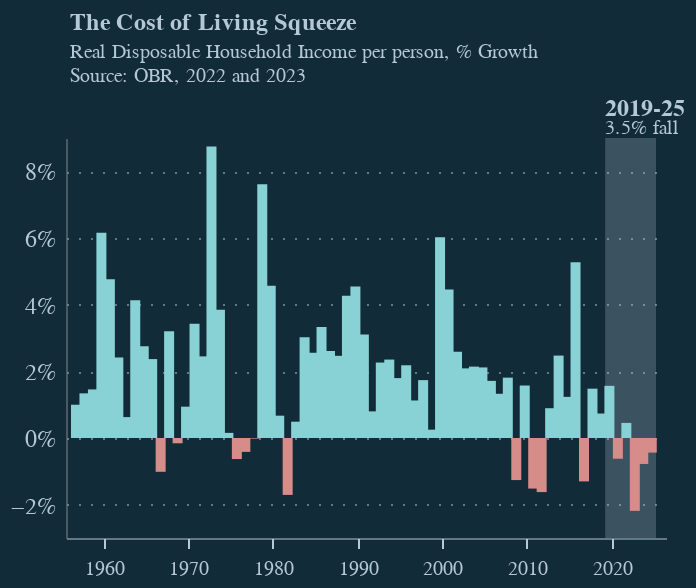

This figure's notebook cell:
### Code cell
df = df[df.Date <= '2024-09-30']

base = alt.Chart(df).encode(
    x=alt.X('Date:T',         axis=alt.Axis(
            title=None,
            gridColor="#b4c8d8",
            gridDash=[1, 5],
            labelFont="Circular Std",
            gridOpacity=0,
            domainOpacity=0.5,
            labelColor="#b4c8d8",
            labelOpacity=1,
            labelPadding=5,
            domainColor='#b4c8d8',
            tickColor='#b4c8d8'),),
    y=alt.Y('Growth:Q',

            axis=alt.Axis(
                title=None,
                labelColor="#b4c8d8",
                labelFont="Circular Std",
                gridColor="#b4c8d8",
                gridDash=[1, 5],
                gridOpacity=0.5,
                domainOpacity=0.5,


                format="%",
                labelOpacity=1,
                labelFontSize=12,
                labelPadding=5,
                ticks=False,

            )
            )
)

bars = base.mark_bar().encode(
    color=alt.condition("datum.Growth > 0", alt.value(
        'rgb(136, 210, 214)'), alt.value('#D68C88')),
)

shade_df = pd.DataFrame([{'Date': '2019-04-01', 'Date2': '2025-04-01'}])

date_shading = alt.Chart(shade_df).mark_rect(
    color='#b4c8d8',
    opacity=0.25
).encode(
    x='Date:T',
    x2='Date2:T'
)

# add two lines of text: 2019-2025: 3.5% fall in Real Household Income per person
text_df_1 = pd.DataFrame([
    {'Date': '2019-04-01', 'Text': '2019-25', "Growth":0.08},
])
labels_1 = alt.Chart(text_df_1).mark_text(
    align='left',
    baseline='middle',
    font='Circular Std',
    color='#b4c8d8',
    dx=0,
    dy=0,
    fontSize=12,
    fontWeight=alt.expr("datum.Text == '2019-25' ? 'bold' : 'normal'"),
    opacity=1,
).encode(
    text='Text:N',
    x='Date:T',
    y=alt.value(-15),
)

# add two lines of text: 2019-2025: 3.5% fall in Real Household Income per person
text_df_2 = pd.DataFrame([
    {'Date': '2019-04-01', 'Text': '3.5% fall', "Growth":0.08},
])
labels_2 = alt.Chart(text_df_2).mark_text(
    align='left',
    baseline='middle',
    font='Circular Std',
    color='#b4c8d8',
    dx=0,
    dy=0,
    fontSize=10,
    fontWeight=alt.expr("datum.Text == '2019-25' ? 'bold' : 'normal'"),
    opacity=1,
).encode(
    text='Text:N',
    x='Date:T',
    y=alt.value(-5),
)

chart =labels_1 + labels_2 + date_shading + bars



chart = chart.properties(
    title={
        "text": ["The Cost of Living Squeeze"],
        "subtitle": ["Real Disposable Household Income per person, % Growth", "Source: OBR, 2022 and 2023"],
        "subtitleColor": "#b4c8d8",
        "fontSize": 12,
        "color": "#b4c8d8",
        "anchor": "start",
        "font": "Circular Std",
        "subtitleFont": "Circular Std",
        "dx": 30,
        "subtitleFontSize": 10,
    },
    width=300,
    height=200,
    background='#122b39',
).configure_view(
    strokeWidth=0
)
chart.save('disposable_household_income.png', scale_factor=4.0)
chart.save('disposable_household_income.json', indent=4)

chart

### Figure 1 — Vega-Lite specification as saved in the notebook (floating-point values rounded to 4 significant figures)
{"config": {"view": {"continuousWidth": 300, "continuousHeight": 300, "strokeWidth": 0}}, "layer": [{"data": {"name": "data-a695a0c9c428f547c35354b0f6849ace"}, "mark": {"type": "text", "align": "left", "baseline": "middle", "color": "#b4c8d8", "dx": 0, "dy": 0, "font": "Circular Std", "fontSize": 12, "fontWeight": {"expr": "datum.Text == '2019-25' ? 'bold' : 'normal'"}, "opacity": 1}, "encoding": {"text": {"field": "Text", "type": "nominal"}, "x": {"field": "Date", "type": "temporal"}, "y": {"value": -15}}}, {"data": {"name": "data-ba66a7a5b67c97a215546d3a5a6d9e97"}, "mark": {"type": "text", "align": "left", "baseline": "middle", "color": "#b4c8d8", "dx": 0, "dy": 0, "font": "Circular Std", "fontSize": 10, "fontWeight": {"expr": "datum.Text == '2019-25' ? 'bold' : 'normal'"}, "opacity": 1}, "encoding": {"text": {"field": "Text", "type": "nominal"}, "x": {"field": "Date", "type": "temporal"}, "y": {"value": -5}}}, {"data": {"name": "data-5208419785ea26a560ca8f01e41ee655"}, "mark": {"type": "rect", "color": "#b4c8d8", "opacity": 0.25}, "encoding": {"x": {"field": "Date", "type": "temporal"}, "x2": {"field": "Date2"}}}, {"data": {"name": "data-99ab337f683849f7ffe3169bb7c7de2c"}, "mark": {"type": "bar"}, "encoding": {"color": {"condition": {"test": "datum.Growth > 0", "value": "rgb(136, 210, 214)"}, "value": "#D68C88"}, "x": {"axis": {"domainColor": "#b4c8d8", "domainOpacity": 0.5, "gridColor": "#b4c8d8", "gridDash": [1, 5], "gridOpacity": 0, "labelColor": "#b4c8d8", "labelFont": "Circular Std", "labelOpacity": 1, "labelPadding": 5, "tickColor": "#b4c8d8", "title": null}, "field": "Date", "type": "temporal"}, "y": {"axis": {"domainOpacity": 0.5, "format": "%", "gridColor": "#b4c8d8", "gridDash": [1, 5], "gridOpacity": 0.5, "labelColor": "#b4c8d8", "labelFont": "Circular Std", "labelFontSize": 12, "labelOpacity": 1, "labelPadding": 5, "ticks": false, "title": null}, "field": "Growth", "type": "quantitative"}}}], "background": "#122b39", "height": 200, "title": {"text": ["The Cost of Living Squeeze"], "subtitle": ["Real Disposable Household Income per person, % Growth", "Source: OBR, 2022 and 2023"], "subtitleColor": "#b4c8d8", "fontSize": 12, "color": "#b4c8d8", "anchor": "start", "font": "Circular Std", "subtitleFont": "Circular Std", "dx": 30, "subtitleFontSize": 10}, "width": 300, "$schema": "https://vega.github.io/schema/vega-lite/v5.8.0.json", "datasets": {"data-a695a0c9c428f547c35354b0f6849ace": [{"Date": "2019-04-01", "Text": "2019-25", "Growth": 0.08}], "data-ba66a7a5b67c97a215546d3a5a6d9e97": [{"Date": "2019-04-01", "Text": "3.5% fall", "Growth": 0.08}], "data-5208419785ea26a560ca8f01e41ee655": [{"Date": "2019-04-01", "Date2": "2025-04-01"}], "data-99ab337f683849f7ffe3169bb7c7de2c": [{"Fiscal Year": "1956-57", "Date": "1956-09-30T00:00:00", "Year": "1956-01-01T00:00:00", "Growth": 0.009981, "Index": 27.9}, {"Fiscal Year": "1957-58", "Date": "1957-09-30T00:00:00", "Year": "1957-01-01T00:00:00", "Growth": 0.0134, "Index": 28.27}, {"Fiscal Year": "1958-59", "Date": "1958-09-30T00:00:00", "Year": "1958-01-01T00:00:00", "Growth": 0.01457, "Index": 28.68}, {"Fiscal Year": "1959-60", "Date": "1959-09-30T00:00:00", "Year": "1959-01-01T00:00:00", "Growth": 0.06156, "Index": 30.45}, {"Fiscal Year": "1960-61", "Date": "1960-09-30T00:00:00", "Year": "1960-01-01T00:00:00", "Growth": 0.0476, "Index": 31.9}, {"Fiscal Year": "1961-62", "Date": "1961-09-30T00:00:00", "Year": "1961-01-01T00:00:00", "Growth": 0.02416, "Index": 32.67}, {"Fiscal Year": "1962-63", "Date": "1962-09-30T00:00:00", "Year": "1962-01-01T00:00:00", "Growth": 0.006272, "Index": 32.87}, {"Fiscal Year": "1963-64", "Date": "1963-09-30T00:00:00", "Year": "1963-01-01T00:00:00", "Growth": 0.04135, "Index": 34.23}, {"Fiscal Year": "1964-65", "Date": "1964-09-30T00:00:00", "Year": "1964-01-01T00:00:00", "Growth": 0.0275, "Index": 35.17}, {"Fiscal Year": "1965-66", "Date": "1965-09-30T00:00:00", "Year": "1965-01-01T00:00:00", "Growth": 0.02368, "Index": 36.0}, {"Fiscal Year": "1966-67", "Date": "1966-09-30T00:00:00", "Year": "1966-01-01T00:00:00", "Growth": -0.01014, "Index": 35.64}, {"Fiscal Year": "1967-68", "Date": "1967-09-30T00:00:00", "Year": "1967-01-01T00:00:00", "Growth": 0.032, "Index": 36.78}, {"Fiscal Year": "1968-69", "Date": "1968-09-30T00:00:00", "Year": "1968-01-01T00:00:00", "Growth": -0.001585, "Index": 36.72}, {"Fiscal Year": "1969-70", "Date": "1969-09-30T00:00:00", "Year": "1969-01-01T00:00:00", "Growth": 0.0094, "Index": 37.07}, {"Fiscal Year": "1970-71", "Date": "1970-09-30T00:00:00", "Year": "1970-01-01T00:00:00", "Growth": 0.03431, "Index": 38.34}, {"Fiscal Year": "1971-72", "Date": "1971-09-30T00:00:00", "Year": "1971-01-01T00:00:00", "Growth": 0.02449, "Index": 39.28}, {"Fiscal Year": "1972-73", "Date": "1972-09-30T00:00:00", "Year": "1972-01-01T00:00:00", "Growth": 0.08744, "Index": 42.71}, {"Fiscal Year": "1973-74", "Date": "1973-09-30T00:00:00", "Year": "1973-01-01T00:00:00", "Growth": 0.0385, "Index": 44.36}, {"Fiscal Year": "1974-75", "Date": "1974-09-30T00:00:00", "Year": "1974-01-01T00:00:00", "Growth": 0.001541, "Index": 44.42}, {"Fiscal Year": "1975-76", "Date": "1975-09-30T00:00:00", "Year": "1975-01-01T00:00:00", "Growth": -0.006321, "Index": 44.14}, {"Fiscal Year": "1976-77", "Date": "1976-09-30T00:00:00", "Year": "1976-01-01T00:00:00", "Growth": -0.004164, "Index": 43.96}, {"Fiscal Year": "1977-78", "Date": "1977-09-30T00:00:00", "Year": "1977-01-01T00:00:00", "Growth": -0.0001893, "Index": 43.95}, {"Fiscal Year": "1978-79", "Date": "1978-09-30T00:00:00", "Year": "1978-01-01T00:00:00", "Growth": 0.07612, "Index": 47.3}, {"Fiscal Year": "1979-80", "Date": "1979-09-30T00:00:00", "Year": "1979-01-01T00:00:00", "Growth": 0.04571, "Index": 49.46}, {"Fiscal Year": "1980-81", "Date": "1980-09-30T00:00:00", "Year": "1980-01-01T00:00:00", "Growth": 0.006695, "Index": 49.79}, {"Fiscal Year": "1981-82", "Date": "1981-09-30T00:00:00", "Year": "1981-01-01T00:00:00", "Growth": -0.01708, "Index": 48.94}, {"Fiscal Year": "1982-83", "Date": "1982-09-30T00:00:00", "Year": "1982-01-01T00:00:00", "Growth": 0.004893, "Index": 49.18}, {"Fiscal Year": "1983-84", "Date": "1983-09-30T00:00:00", "Year": "1983-01-01T00:00:00", "Growth": 0.03022, "Index": 50.66}, {"Fiscal Year": "1984-85", "Date": "1984-09-30T00:00:00", "Year": "1984-01-01T00:00:00", "Growth": 0.02556, "Index": 51.96}, {"Fiscal Year": "1985-86", "Date": "1985-09-30T00:00:00", "Year": "1985-01-01T00:00:00", "Growth": 0.03327, "Index": 53.69}, {"Fiscal Year": "1986-87", "Date": "1986-09-30T00:00:00", "Year": "1986-01-01T00:00:00", "Growth": 0.0261, "Index": 55.09}, {"Fiscal Year": "1987-88", "Date": "1987-09-30T00:00:00", "Year": "1987-01-01T00:00:00", "Growth": 0.02465, "Index": 56.45}, {"Fiscal Year": "1988-89", "Date": "1988-09-30T00:00:00", "Year": "1988-01-01T00:00:00", "Growth": 0.04266, "Index": 58.86}, {"Fiscal Year": "1989-90", "Date": "1989-09-30T00:00:00", "Year": "1989-01-01T00:00:00", "Growth": 0.04544, "Index": 61.53}, {"Fiscal Year": "1990-91", "Date": "1990-09-30T00:00:00", "Year": "1990-01-01T00:00:00", "Growth": 0.03102, "Index": 63.44}, {"Fiscal Year": "1991-92", "Date": "1991-09-30T00:00:00", "Year": "1991-01-01T00:00:00", "Growth": 0.007992, "Index": 63.95}, {"Fiscal Year": "1992-93", "Date": "1992-09-30T00:00:00", "Year": "1992-01-01T00:00:00", "Growth": 0.02264, "Index": 65.39}, {"Fiscal Year": "1993-94", "Date": "1993-09-30T00:00:00", "Year": "1993-01-01T00:00:00", "Growth": 0.02353, "Index": 66.93}, {"Fiscal Year": "1994-95", "Date": "1994-09-30T00:00:00", "Year": "1994-01-01T00:00:00", "Growth": 0.01797, "Index": 68.13}, {"Fiscal Year": "1995-96", "Date": "1995-09-30T00:00:00", "Year": "1995-01-01T00:00:00", "Growth": 0.02182, "Index": 69.62}, {"Fiscal Year": "1996-97", "Date": "1996-09-30T00:00:00", "Year": "1996-01-01T00:00:00", "Growth": 0.01126, "Index": 70.41}, {"Fiscal Year": "1997-98", "Date": "1997-09-30T00:00:00", "Year": "1997-01-01T00:00:00", "Growth": 0.01736, "Index": 71.63}, {"Fiscal Year": "1998-99", "Date": "1998-09-30T00:00:00", "Year": "1998-01-01T00:00:00", "Growth": 0.002498, "Index": 71.81}, {"Fiscal Year": "1999-00", "Date": "1999-09-30T00:00:00", "Year": "1999-01-01T00:00:00", "Growth": 0.06025, "Index": 76.13}, {"Fiscal Year": "2000-01", "Date": "2000-09-30T00:00:00", "Year": "2000-01-01T00:00:00", "Growth": 0.04457, "Index": 79.53}, {"Fiscal Year": "2001-02", "Date": "2001-09-30T00:00:00", "Year": "2001-01-01T00:00:00", "Growth": 0.02584, "Index": 81.58}, {"Fiscal Year": "2002-03", "Date": "2002-09-30T00:00:00", "Year": "2002-01-01T00:00:00", "Growth": 0.02089, "Index": 83.28}, {"Fiscal Year": "2003-04", "Date": "2003-09-30T00:00:00", "Year": "2003-01-01T00:00:00", "Growth": 0.02141, "Index": 85.07}, {"Fiscal Year": "2004-05", "Date": "2004-09-30T00:00:00", "Year": "2004-01-01T00:00:00", "Growth": 0.02117, "Index": 86.87}, {"Fiscal Year": "2005-06", "Date": "2005-09-30T00:00:00", "Year": "2005-01-01T00:00:00", "Growth": 0.01714, "Index": 88.36}, {"Fiscal Year": "2006-07", "Date": "2006-09-30T00:00:00", "Year": "2006-01-01T00:00:00", "Growth": 0.01326, "Index": 89.53}, {"Fiscal Year": "2007-08", "Date": "2007-09-30T00:00:00", "Year": "2007-01-01T00:00:00", "Growth": 0.0181, "Index": 91.15}, {"Fiscal Year": "2008-09", "Date": "2008-09-30T00:00:00", "Year": "2008-01-01T00:00:00", "Growth": -0.01262, "Index": 90.0}, {"Fiscal Year": "2009-10", "Date": "2009-09-30T00:00:00", "Year": "2009-01-01T00:00:00", "Growth": 0.01574, "Index": 91.42}, {"Fiscal Year": "2010-11", "Date": "2010-09-30T00:00:00", "Year": "2010-01-01T00:00:00", "Growth": -0.01517, "Index": 90.03}, {"Fiscal Year": "2011-12", "Date": "2011-09-30T00:00:00", "Year": "2011-01-01T00:00:00", "Growth": -0.01623, "Index": 88.57}, {"Fiscal Year": "2012-13", "Date": "2012-09-30T00:00:00", "Year": "2012-01-01T00:00:00", "Growth": 0.008937, "Index": 89.36}, {"Fiscal Year": "2013-14", "Date": "2013-09-30T00:00:00", "Year": "2013-01-01T00:00:00", "Growth": 0.02473, "Index": 91.57}, {"Fiscal Year": "2014-15", "Date": "2014-09-30T00:00:00", "Year": "2014-01-01T00:00:00", "Growth": 0.01234, "Index": 92.7}, {"Fiscal Year": "2015-16", "Date": "2015-09-30T00:00:00", "Year": "2015-01-01T00:00:00", "Growth": 0.05271, "Index": 97.59}, {"Fiscal Year": "2016-17", "Date": "2016-09-30T00:00:00", "Year": "2016-01-01T00:00:00", "Growth": -0.01301, "Index": 96.32}, {"Fiscal Year": "2017-18", "Date": "2017-09-30T00:00:00", "Year": "2017-01-01T00:00:00", "Growth": 0.0148, "Index": 97.74}, {"Fiscal Year": "2018-19", "Date": "2018-09-30T00:00:00", "Year": "2018-01-01T00:00:00", "Growth": 0.007342, "Index": 98.46}, {"Fiscal Year": "2019-20", "Date": "2019-09-30T00:00:00", "Year": "2019-01-01T00:00:00", "Growth": 0.01565, "Index": 100.0}, {"Fiscal Year": "2020-21", "Date": "2020-09-30T00:00:00", "Year": "2020-01-01T00:00:00", "Growth": -0.006219, "Index": 99.38}, {"Fiscal Year": "2021-22", "Date": "2021-09-30T00:00:00", "Year": "2021-01-01T00:00:00", "Growth": 0.004529, "Index": 99.83}, {"Fiscal Year": "2022-23", "Date": "2022-09-30T00:00:00", "Year": "2022-01-01T00:00:00", "Growth": -0.02186, "Index": 97.65}, {"Fiscal Year": "2023-24", "Date": "2023-09-30T00:00:00", "Year": "2023-01-01T00:00:00", "Growth": -0.007791, "Index": 96.89}, {"Fiscal Year": "2024-25", "Date": "2024-09-30T00:00:00", "Year": "2024-01-01T00:00:00", "Growth": -0.004377, "Index": 96.46}]}}
